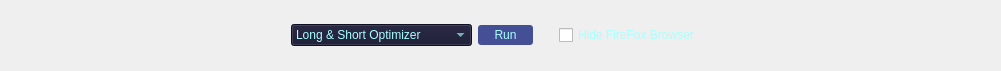
        <widget class="QWidget" name="gridLayoutWidget_4">
         <property name="geometry">
          <rect>
           <x>0</x>
           <y>330</y>
           <width>1001</width>
           <height>71</height>
          </rect>
         </property>
         <layout class="QGridLayout" name="gridLayout_4">
          <item row="0" column="2">
           <widget class="QCheckBox" name="FirefoxcheckBox">
            <property name="styleSheet">
             <string notr="true">color: rgb(170, 255, 255)</string>
            </property>
            <property name="text">
             <string>Hide FireFox Browser</string>
            </property>
            <property name="checked">
             <bool>false</bool>
            </property>
           </widget>
          </item>
          <item row="0" column="0">
           <layout class="QHBoxLayout" name="horizontalLayout_3">
            <item>
             <spacer name="horizontalSpacer">
              <property name="orientation">
               <enum>Qt::Horizontal</enum>
              </property>
              <property name="sizeType">
               <enum>QSizePolicy::Fixed</enum>
              </property>
              <property name="sizeHint" stdset="0">
               <size>
                <width>280</width>
                <height>20</height>
               </size>
              </property>
             </spacer>
            </item>
            <item>
             <widget class="QComboBox" name="comboBox">
              <property name="enabled">
               <bool>true</bool>
              </property>
              <property name="minimumSize">
               <size>
                <width>181</width>
                <height>22</height>
               </size>
              </property>
              <property name="maximumSize">
               <size>
                <width>181</width>
                <height>22</height>
               </size>
              </property>
              <property name="styleSheet">
               <string notr="true">background-color: rgb(21, 21, 47);
color: rgb(170, 255, 255);</string>
              </property>
              <item>
               <property name="text">
                <string>Long &amp; Short Optimizer</string>
               </property>
              </item>
              <item>
               <property name="text">
                <string>Long Optimizer</string>
               </property>
              </item>
              <item>
               <property name="text">
                <string>Short Optimizer</string>
               </property>
              </item>
              <item>
               <property name="text">
                <string>Long Stoploss Optimizer</string>
               </property>
              </item>
              <item>
               <property name="text">
                <string>Long Take Profit Optimizer</string>
               </property>
              </item>
              <item>
               <property name="text">
                <string>Short Stoploss Optimizer</string>
               </property>
               <property name="icon">
                <iconset>
                 <selectedon>:/Long &amp; Short/PycharmProjects/TradingView_Machine_Learning/scripts/Optimize Longs &amp; Shorts.py</selectedon>
                </iconset>
               </property>
              </item>
              <item>
               <property name="text">
                <string>Short Take Profit Optimizer</string>
               </property>
              </item>
             </widget>
            </item>
            <item>
             <widget class="QPushButton" name="pushButton">
              <property name="minimumSize">
               <size>
                <width>55</width>
                <height>20</height>
               </size>
              </property>
              <property name="styleSheet">
               <string notr="true">background-color: rgb(68, 79, 149);
color: rgb(170, 255, 255);
border-radius: 3px;</string>
              </property>
              <property name="text">
               <string>Run</string>
              </property>
             </widget>
            </item>
           </layout>
          </item>
          <item row="0" column="3">
           <spacer name="horizontalSpacer_2">
            <property name="orientation">
             <enum>Qt::Horizontal</enum>
            </property>
            <property name="sizeType">
             <enum>QSizePolicy::Fixed</enum>
            </property>
            <property name="sizeHint" stdset="0">
             <size>
              <width>280</width>
              <height>20</height>
             </size>
            </property>
           </spacer>
          </item>
          <item row="0" column="1">
           <spacer name="horizontalSpacer_3">
            <property name="orientation">
             <enum>Qt::Horizontal</enum>
            </property>
            <property name="sizeType">
             <enum>QSizePolicy::Fixed</enum>
            </property>
            <property name="sizeHint" stdset="0">
             <size>
              <width>20</width>
              <height>20</height>
             </size>
            </property>
           </spacer>
          </item>
         </layout>
        </widget>
